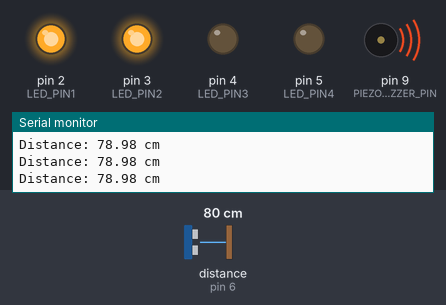
Bench run of a sketch on a simulated Arduino Uno, built with avr-gcc and run on an emulated ATmega328P. Parts: output pins drawn as LEDs (lit = HIGH), buzzer (waves = sounding), the last lines printed to the serial monitor. Wiring (inferred from the names in the program): ultrasonic range finder: trigger pin 7; echo pin 6. Dashed ring = blinking. The inputs (shaded band) are chosen by the test bench; at power-on: distance to the obstacle (sensor on pin 6) 80 cm. The echo pulse lasts 58.3 µs per cm; pins used as bus, display or sensor lines are not drawn.

Above: at 1.2 s.
1.3 s: distance to the obstacle (sensor on pin 6) set to 53 cm
4.3 s: distance to the obstacle (sensor on pin 6) set to 47 cm
At 5.2 s:
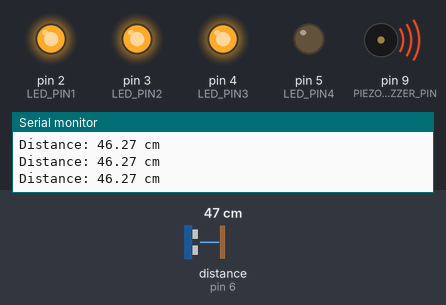
5.9 s: distance to the obstacle (sensor on pin 6) set to 33 cm
7.4 s: distance to the obstacle (sensor on pin 6) set to 27 cm
At 8.7 s:
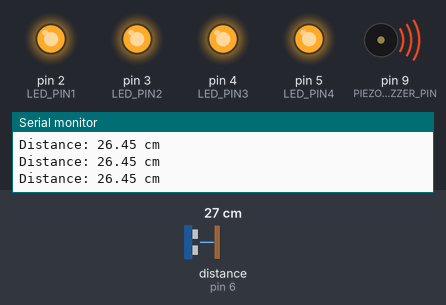
9.0 s: distance to the obstacle (sensor on pin 6) set to 23 cm
At 9.59 s:
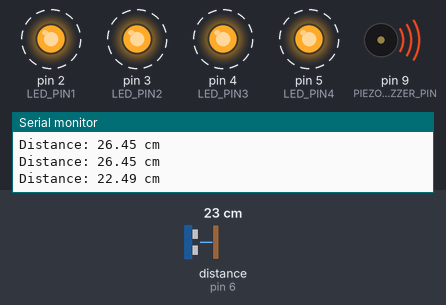
12.0 s: distance to the obstacle (sensor on pin 6) set to 35 cm
At 13.1 s:
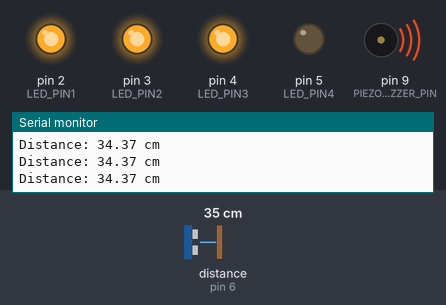
Timing chart, 0 to 14.5 s (numbered marks = the images above; inputs shaded):
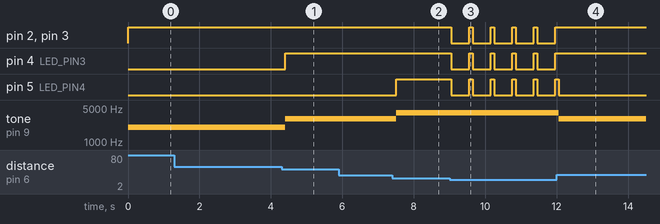

The sketch:

e1.ino
```cpp
// Ibrahim Alzoubi, Marcus Berggren, Carl Vågfelt Nihlmar group: 4 (2025)
// Work package 6
// Submission code: 133204 (provided by your TA-s)

// Pin definitions
#define TRIGGER_PIN 7   // Pin used to send the initial trigger to the ultrasonic sensor
#define ECHO_PIN 6      // Pin that listens to incoming pulse
#define LED_PIN1 2      // Standard green LED pin
#define LED_PIN2 3      // Standard green LED pin
#define LED_PIN3 4      // Standard green LED pin
#define LED_PIN4 5      // Standard green LED pin

#define PIEZO_BUZZER_PIN 9 // Piezo buzzer output pin

// distance stamps
#define MAX_LED_DISTANCE 200    // Maximum distance in cm when the led is activated
#define MAX_BUZZER_DISTANCE 250 // max distance at which buzzer is activated - in cm
#define MIN_DISTANCE 30      // Minimum distance in cm
#define SPEED_OF_SOUND 0.034 // Speed of sound in cm/microsecond


/*############################ FUNCTION DECLARATIONS ###############################*/
// sets up the ultrasonic sensor, reads the puls value and returns it
long read_ultrasonic_sensor();

// causes all 4 leds to blink when the object is closer than 30cm
void blink_all_leds();
/*############################ FUNCTION DEFINITIONS ###############################*/
long read_ultrasonic_sensor(){
  // variable declarations
  long duration = 0; // stores the value of the puls duration to be returned

  // Initialize ultrasonic sensor pins - setting the trigger pin as output
  pinMode(TRIGGER_PIN, OUTPUT);

  // Clear the trigger pin - ensuring there are to triggers from outside noise
  digitalWrite(TRIGGER_PIN, LOW);

  delayMicroseconds(5);// wait 5 microsec

  digitalWrite(TRIGGER_PIN, HIGH); // Sending high signal to trigger pin - basically telling the sesnor to send a puls out

  delayMicroseconds(10);           // Holds high signal for 10 microsec

  // Stops the high signal to the trigger pin - by setting the trigger to low again we are telling the sensor to stop and listen for the incoming puls the one reflected from objects
  digitalWrite(TRIGGER_PIN, LOW);

  pinMode(ECHO_PIN, INPUT); // set the echo pin to input to listen for incoming echo

  duration = pulseIn(ECHO_PIN, HIGH, 50000); // read the puls and store it

  return duration; // return the duration of the read puls

}


void blink_all_leds(){

	// initialize all pins with LOW
    digitalWrite(LED_PIN1, LOW);
    digitalWrite(LED_PIN2, LOW);
    digitalWrite(LED_PIN3, LOW);
    digitalWrite(LED_PIN4, LOW);

    delay(500); // adding a half a sec dely to simulate blinking

  	// setting all pin to HIGH to blink them on
    digitalWrite(LED_PIN1, HIGH);
    digitalWrite(LED_PIN2, HIGH);
    digitalWrite(LED_PIN3, HIGH);
    digitalWrite(LED_PIN4, HIGH);

}

void setup() {
  // Initialize serial communication
  Serial.begin(9600);

  pinMode(LED_PIN1, OUTPUT); // setup the first led pin as output
  pinMode(LED_PIN2, OUTPUT); // setup the second led pin as output
  pinMode(LED_PIN3, OUTPUT); // setup the third led pin as output
  pinMode(LED_PIN4, OUTPUT); // setup the fourth led pin as output

  pinMode(PIEZO_BUZZER_PIN, OUTPUT);// setup the piezo buzzer pin as output

}

void loop() {
  // Measure distance using ultrasonic sensor
  long duration = 0;
  float distance = 0.0; // declaring distance as float to allow for later on floating point calculations. otherwise we get inaccurate distance measures

  // reads in the incoming puls in microseconds
  duration =  read_ultrasonic_sensor();

  // Read the echo pin, convert to distance
  distance = (duration * SPEED_OF_SOUND) / 2.0; // Calc distance in cm via speed of sound, duration and divede by 2 due to roundtrip


  // write LOW to all led pins at the beginning of each loop otherwise they will fail
  // to turn off when the measured distance increases
  digitalWrite(LED_PIN1, LOW);
  digitalWrite(LED_PIN2, LOW);
  digitalWrite(LED_PIN3, LOW);
  digitalWrite(LED_PIN4, LOW);

  // turn off the tone at the beginning of each loop, otherwise it will go on without stop
  noTone(PIEZO_BUZZER_PIN);
  // if the distance is less or equal to 250cm a low pitch tone is played
  if(distance <= MAX_BUZZER_DISTANCE){

    tone(PIEZO_BUZZER_PIN, 500); // sound the alarm with a low frequency tone

  }

  // if the distance is less or equal to 200cm turn on the first led and increase tone frequency
  if(distance <= MAX_LED_DISTANCE){

    digitalWrite(LED_PIN1, HIGH); // turn on the first led
    tone(PIEZO_BUZZER_PIN, 1000); // increase tone from 500 to 1000

  }

  // if distance is 125 or less, turn on the second led and increase the tone frequency
  if(distance <= 125){

    digitalWrite(LED_PIN2, HIGH); // turn on the second led
    tone(PIEZO_BUZZER_PIN, 2000); // increase tone from 1000 to 2000 kHz

  }

  // if distance is 50cm or less, turn on the third led and increase tone frequency
  if(distance <= 50){

    digitalWrite(LED_PIN3, HIGH); // turn on the third led
    tone(PIEZO_BUZZER_PIN, 3000); // increase tone from 2000 to 3000 kHz

  }
  // if distance is 30cm or less, turn on the fourth led and increase tone frequency
  if(distance <= MIN_DISTANCE){

    digitalWrite(LED_PIN4, HIGH); // turn on the fourth led

    tone(PIEZO_BUZZER_PIN, 4000); // increase tone from 3000 to 4000 kHz

  }

  // if distance is 25cm or less, blink all leds
  if(distance <= 25){

  	blink_all_leds(); // initiate the blinking

  }


    // Print distance for debugging purpose
  Serial.print("Distance: ");
  Serial.print(distance);
  Serial.println(" cm");


  // Short delay before next reading
  delay(100);
}
```

Measured:
- the behaviour switches between 51 and 50 cm on distance to the obstacle (sensor on pin 6) (found by bisection; images 0 and 1)
- the behaviour switches between 31 and 30 cm on distance to the obstacle (sensor on pin 6) (found by bisection; images 1 and 2)
- the behaviour switches between 26 and 25 cm on distance to the obstacle (sensor on pin 6) (found by bisection; images 2 and 3)
- after the input at 4.3 s, pin 4 (LED_PIN3): LOW → HIGH after 0.10 s; tone on pin 9 (PIEZO_BUZZER_PIN): 2000 Hz → 3000 Hz after 0.10 s
- after the input at 7.4 s, pin 5 (LED_PIN4): LOW → HIGH after 0.10 s; tone on pin 9 (PIEZO_BUZZER_PIN): 3000 Hz → 4000 Hz after 0.10 s
- after the input at 9.0 s, pin 2 (LED_PIN1), pin 3 (LED_PIN2), pin 4 (LED_PIN3), pin 5 (LED_PIN4): alternates HIGH for 0.10 s and LOW for 0.50 s, starting after 0.05 s
- after the input at 12.0 s, pin 2 (LED_PIN1), pin 3 (LED_PIN2), pin 4 (LED_PIN3): stops changing and stays HIGH; pin 5 (LED_PIN4): goes on until 12.1 s, then stays LOW; tone on pin 9 (PIEZO_BUZZER_PIN): 4000 Hz → 3000 Hz after 0.06 s
